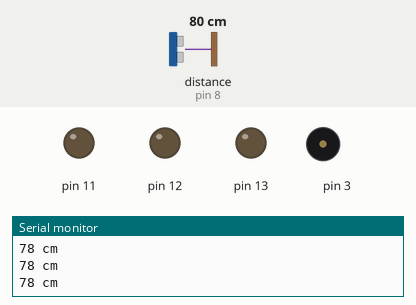
Bench run of a sketch on a simulated Arduino Uno, built with avr-gcc and run on an emulated ATmega328P. Parts: output pins drawn as LEDs (lit = HIGH), buzzer (waves = sounding), the last lines printed to the serial monitor. Wiring (inferred from the names in the program): ultrasonic range finder: trigger pin 9; echo pin 8. The inputs (shaded band) are chosen by the test bench; at power-on: distance to the obstacle (sensor on pin 8) 80 cm. The echo pulse lasts 58.3 µs per cm; pins used as bus, display or sensor lines are not drawn.

Above: at 1.2 s.
1.3 s: distance to the obstacle (sensor on pin 8) set to 12 cm
4.3 s: distance to the obstacle (sensor on pin 8) set to 9 cm
At 4.57 s:
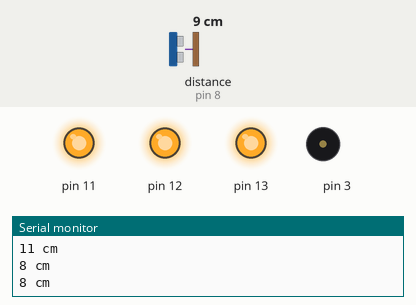
Timing chart, 0 to 13.3 s (numbered marks = the images above; inputs shaded):
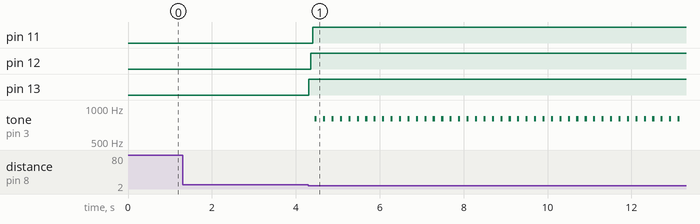

The sketch:

202324T2_R301_L8_Final_Project_Prototype_-_Safe_Box_Tung.ino
```cpp
int trig = 9;
int echo = 8;
double velocity = 0.034;
int distance;
long duration;

void setup() {
	Serial.begin(115200);
	pinMode(trig,OUTPUT);
	pinMode(echo,INPUT);
	pinMode(13 ,OUTPUT);
	pinMode(12, OUTPUT);
	pinMode(11, OUTPUT);
}

void loop() {
	digitalWrite(trig,LOW);
	delayMicroseconds(2);

	digitalWrite(trig,HIGH);
	delayMicroseconds(10);

	digitalWrite(trig,LOW);

	duration = pulseIn(echo,HIGH);
	distance = (velocity * duration)/2;

	Serial.print(distance);
	Serial.println(" cm");

	if(distance<10){
		digitalWrite(13, HIGH);
		delay(50);
		digitalWrite(12, HIGH);
		delay(50);
		digitalWrite(11, HIGH);
		delay(50);
		tone(3, distance*100, 50);
		delay(50);
	}else{
		digitalWrite(13, LOW);
    digitalWrite(12, LOW);
		digitalWrite(11, LOW);
	}
}
```

Measured:
- the behaviour switches between 11 and 10 cm on distance to the obstacle (sensor on pin 8) (found by bisection; images 0 and 1)
- after the input at 4.3 s, pin 11: LOW → HIGH after 0.10 s; pin 12: LOW → HIGH after 0.05 s; pin 13: LOW → HIGH at once; tone on pin 3: alternates 800 Hz for 0.05 s and silent for 0.15 s, starting after 0.15 s
